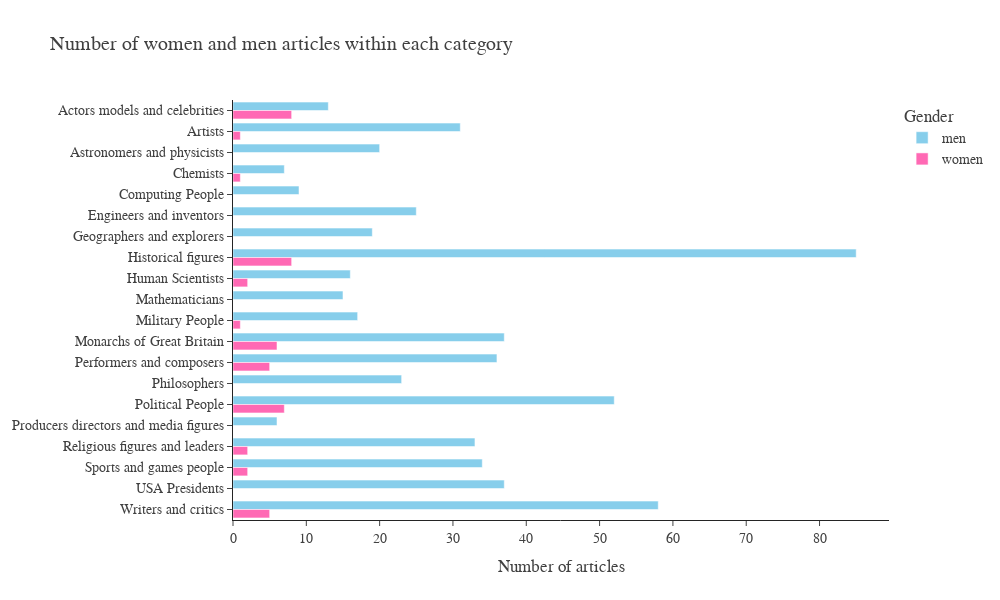

Notebook code cell kept with this figure:
### Markdown cell above
#### **Plot 3**

### Code cell
categories = men_women_cat.index.str.replace('_', ' ')
men = men_women_cat['men'].values
women = men_women_cat['women'].values
women[np.isnan(women)] = 0
total = men + women

m = pd.DataFrame({'category': categories, 'amount': men,'gender': 'men'}).sort_values(by = ['category'])
w = pd.DataFrame({'category': categories, 'amount':women, 'gender':'women'}).sort_values(by = ['category'])
t = pd.concat([m, w])

fig = px.bar(t, y='category', x='amount', color='gender', barmode='group', 
             color_discrete_sequence = ['skyblue', 'hotpink'], 
             title = 'Number of women and men articles within each category',
             labels={"y": "Categories",
                    "amount": "Number of articles",
                    "gender": "Gender"},
             orientation='h',
             width=1000, height=600,
             template = 'simple_white')

fig.update_layout(yaxis=dict(title = None, autorange="reversed"), 
                  font_color = '#404040', font_family='Times New Roman, serif', font_size = 14)
fig.show()

# fig.to_html(full_html = False, include_plotlyjs='cdn')
# fig.write_html("datastory_plot/plot3.html", full_html=False, include_plotlyjs='cdn')

### Figure 1 — Plotly figure (JSON) as saved in the notebook; plotly's stock layout.template omitted (floating-point values rounded to 4 significant figures)
{"data": [{"alignmentgroup": "True", "hovertemplate": "Gender=men<br>Number of articles=%{x}<br>category=%{y}<extra></extra>", "legendgroup": "men", "marker": {"color": "skyblue", "pattern": {"shape": ""}}, "name": "men", "offsetgroup": "men", "orientation": "h", "showlegend": true, "textposition": "auto", "type": "bar", "x": [13, 31, 20, 7, 9, 25, 19, 85, 16, 15, 17, 37, 36, 23, 52, 6, 33, 34, 37, 58], "xaxis": "x", "y": ["Actors models and celebrities", "Artists", "Astronomers and physicists", "Chemists", "Computing People", "Engineers and inventors", "Geographers and explorers", "Historical figures", "Human Scientists", "Mathematicians", "Military People", "Monarchs of Great Britain", "Performers and composers", "Philosophers", "Political People", "Producers directors and media figures", "Religious figures and leaders", "Sports and games people", "USA Presidents", "Writers and critics"], "yaxis": "y"}, {"alignmentgroup": "True", "hovertemplate": "Gender=women<br>Number of articles=%{x}<br>category=%{y}<extra></extra>", "legendgroup": "women", "marker": {"color": "hotpink", "pattern": {"shape": ""}}, "name": "women", "offsetgroup": "women", "orientation": "h", "showlegend": true, "textposition": "auto", "type": "bar", "x": [8, 1, 0, 1, 0, 0, 0, 8, 2, 0, 1, 6, 5, 0, 7, 0, 2, 2, 0, 5], "xaxis": "x", "y": ["Actors models and celebrities", "Artists", "Astronomers and physicists", "Chemists", "Computing People", "Engineers and inventors", "Geographers and explorers", "Historical figures", "Human Scientists", "Mathematicians", "Military People", "Monarchs of Great Britain", "Performers and composers", "Philosophers", "Political People", "Producers directors and media figures", "Religious figures and leaders", "Sports and games people", "USA Presidents", "Writers and critics"], "yaxis": "y"}], "layout": {"barmode": "group", "font": {"color": "#404040", "family": "Times New Roman, serif", "size": 14}, "height": 600, "legend": {"title": {"text": "Gender"}, "tracegroupgap": 0}, "title": {"text": "Number of women and men articles within each category"}, "width": 1000, "xaxis": {"anchor": "y", "domain": [0, 1], "title": {"text": "Number of articles"}}, "yaxis": {"anchor": "x", "autorange": "reversed", "domain": [0, 1], "title": {}}}}
